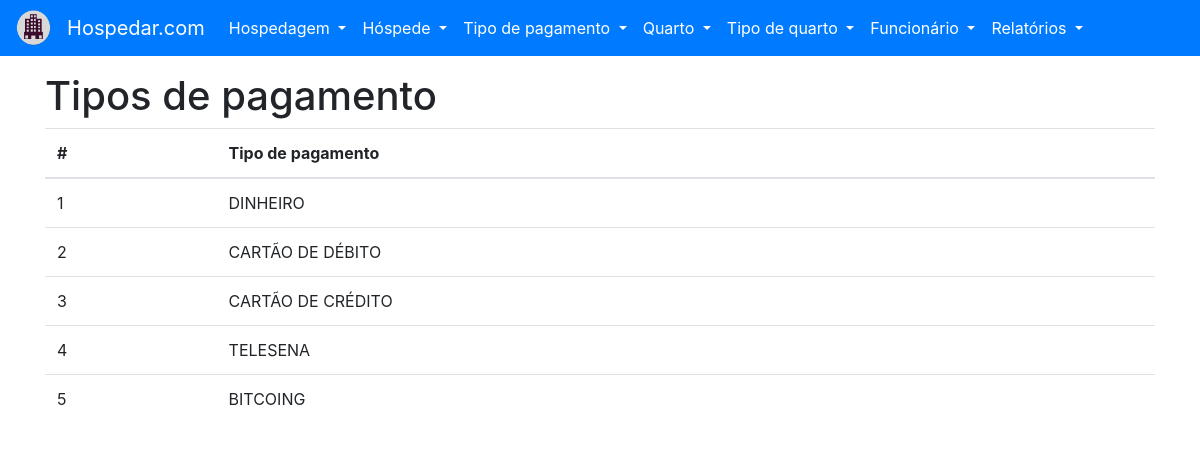
Page /tipo_pagamento/listar on the committed database.
### tables this page shows
CREATE TABLE "TIPO_PAGAMENTO" (
	"ID_TIPO_PAGAMENTO" INTEGER NOT NULL PRIMARY KEY AUTOINCREMENT UNIQUE,
	"NO_TIPO_PAGAMENTO" VARCHAR(16) NOT NULL UNIQUE
);

### project/backend/tipo_pagamento/views.py (the view)
def listar():
    with TipoPagamentoModel(DATABASE_URL) as db:
        try:
            tipo_pagamento = db.select_all()
        except (DatabaseException, OperationalError, IntegrityError) as err:
            flash(str(err), 'danger')
            return render_template('tipo_pagamento-listar.html')
    return render_template('tipo_pagamento-listar.html', tipo_pagamento=tipo_pagamento)

### project/backend/main/models.py (called while the page is built)
    def __enter__(self):
        self.open()
        return self

    def __exit__(self, exc_type, exc_val, exc_tb):
        self.close()

    @property
    def cursor(self):
        return self._cursor

    def open(self):
        self._connection = sqlite3.connect(self.url)
        self._cursor = self._connection.cursor()

    def close(self):
        self._connection.close()

    def cursor_to_dict(self, cursors: Iterable):
        return [dict(zip(self.__tablecolumns__, cursor)) for cursor in cursors]

    def select_all(self):
        if self._connection:
            return self.cursor_to_dict(self.cursor.execute(f'SELECT * FROM "{self.__tablename__}" ;'))
        raise ProgrammingError('ProgrammingError: Cannot operate on a closed database.')

### project/frontend/templates/tipo_pagamento-listar.html (shortened to what this page needs)
{% extends 'base.html' %}
{% from 'macros.html' import flash %}
{% block content %}
    <h1>Tipos de pagamento</h1>
    <table class="table">
        <thead>
        <tr>
            <th scope="col">#</th>
            <th scope="col">Tipo de pagamento</th>
        </tr>
        </thead>
        <tbody>
        {% for tipo in tipo_pagamento %}
            <tr>
                <td scope="row">{{ tipo['ID_TIPO_PAGAMENTO'] }}</td>
                <td>{{ tipo['NO_TIPO_PAGAMENTO'] }}</td>
            </tr>
        {% endfor %}
        </tbody>
    </table>
{% endblock content%}

### rows in the picture
TIPO_PAGAMENTO: ID_TIPO_PAGAMENTO "1", NO_TIPO_PAGAMENTO "DINHEIRO"
TIPO_PAGAMENTO: ID_TIPO_PAGAMENTO "2", NO_TIPO_PAGAMENTO "CARTÃO DE DÉBITO"
TIPO_PAGAMENTO: ID_TIPO_PAGAMENTO "3", NO_TIPO_PAGAMENTO "CARTÃO DE CRÉDITO"
TIPO_PAGAMENTO: ID_TIPO_PAGAMENTO "4", NO_TIPO_PAGAMENTO "TELESENA"
TIPO_PAGAMENTO: ID_TIPO_PAGAMENTO "5", NO_TIPO_PAGAMENTO "BITCOING"
